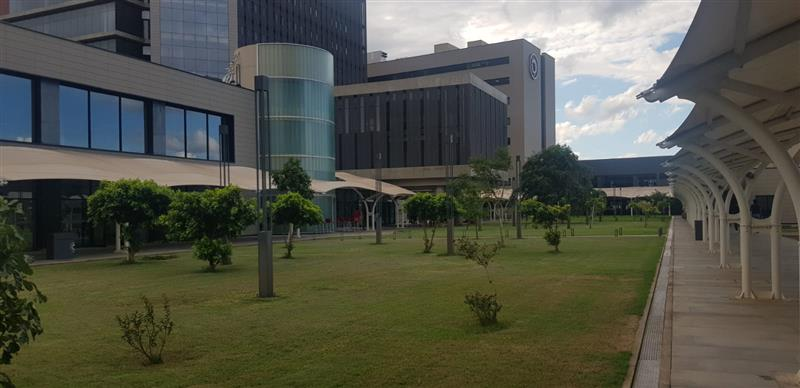
#> input picture image1.jpg, 800 x 388 px
$ python -i trabajofiltros.py   (imports and definitions only)
#> lines starting #> are read from the running program, lines starting #| are printed output that depends on the picture
#> further down, picture is the input picture: shape (388, 800, 3); mean B, G, R 73.1, 84.7, 83.2
import tkinter as tk
import cv2
import numpy as np
import matplotlib.pyplot as plt

# [3 lines not run here, left out]

image_paths = {
    "image1": "image1.jpg",
    "image2": "image2.jpg",
    "image3": "image3.jpg"
}

def apply_sepia(image):
    kernel = np.array([[0.272, 0.534, 0.131],
                       [0.349, 0.686, 0.168],
                       [0.393, 0.769, 0.189]])
    sepia = cv2.transform(image, kernel)
    return sepia

def apply_sharpen(image):
    kernel = np.array([[-1, -1, -1],
                       [-1, 9, -1],
                       [-1, -1, -1]])
    sharpened = cv2.filter2D(image, -1, kernel)
    return sharpened

def apply_edge(image):
    edges = cv2.Canny(image, 100, 200)
    return edges

def apply_grayscale(image):
    gray = cv2.cvtColor(image, cv2.COLOR_BGR2GRAY)
    return gray

def apply_invert(image):
    inverted = cv2.bitwise_not(image)
    return inverted

def apply_brightness(image, delta=30):
#> called with delta = 30
    hsv = cv2.cvtColor(image, cv2.COLOR_BGR2HSV)
#> hsv: shape (388, 800, 3); mean H, S, V 57.7, 80.8, 90.7
    h, s, v = cv2.split(hsv)
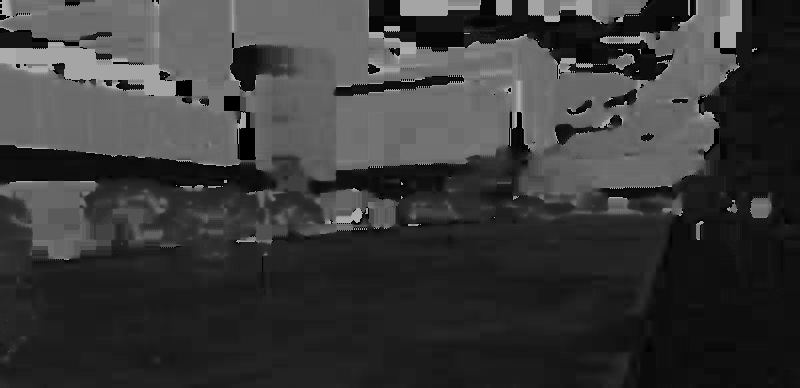
#> h: shape (388, 800); min 0, max 179, mean 57.7
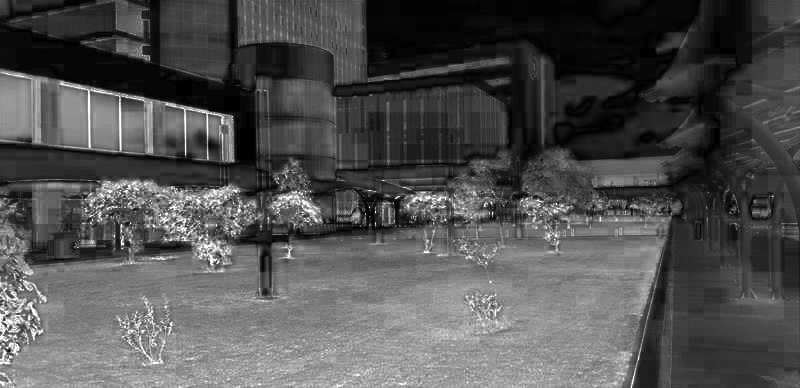
#> s: shape (388, 800); min 0, max 255, mean 80.8
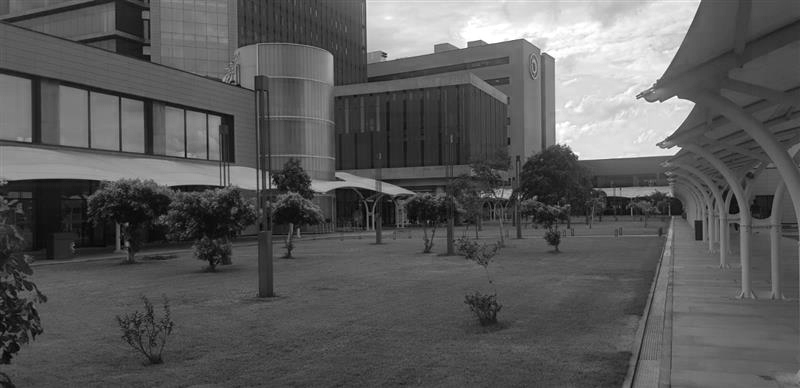
#> v: shape (388, 800); min 1, max 255, mean 90.7
    v = cv2.add(v, delta)
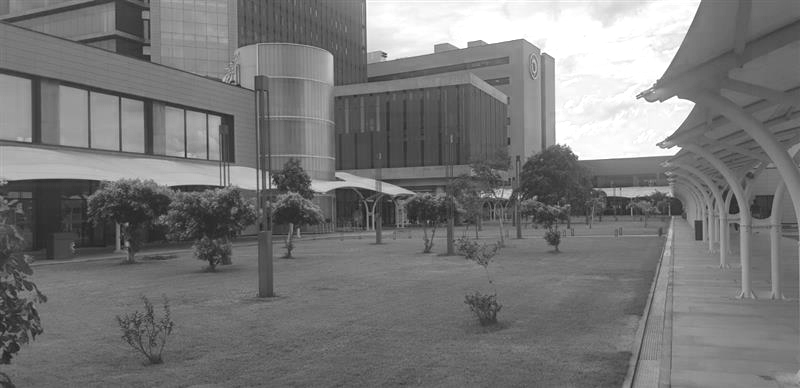
#> v: shape (388, 800); min 31, max 255, mean 120.3
    final_hsv = cv2.merge((h, s, v))
#> final_hsv: shape (388, 800, 3); mean H, S, V 57.7, 80.8, 120.3
    img_bright = cv2.cvtColor(final_hsv, cv2.COLOR_HSV2BGR)
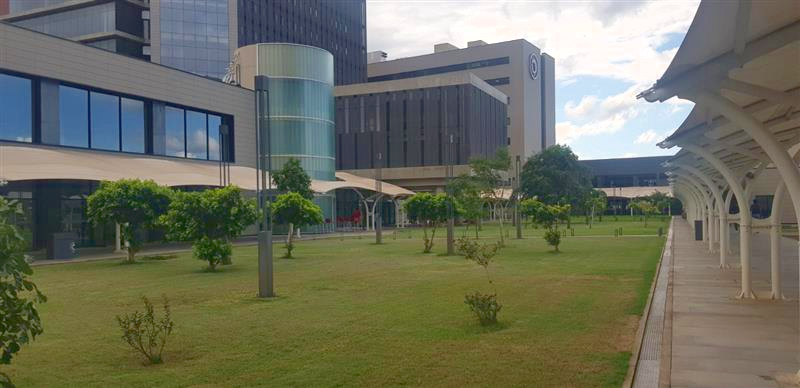
#> img_bright: shape (388, 800, 3); mean B, G, R 95.2, 111.9, 109.5
    return img_bright

def show_image(mode, image_key):
    foto = cv2.imread(image_paths[image_key])

    filter_map = {
        "original": lambda x: cv2.cvtColor(x, cv2.COLOR_BGR2RGB),
        "sepia": apply_sepia,
        "sharpen": apply_sharpen,
        "edge": apply_edge,
        "grayscale": apply_grayscale,
        "invert": apply_invert,
        "brightness": apply_brightness
    }

    result = filter_map[mode](foto)
    plt.imshow(cv2.cvtColor(result, cv2.COLOR_BGR2RGB))
    plt.title(mode)
    plt.show()

# [1 line that did not run here, left out]
# [1 line not run here, left out]
# [1 line that did not run here, left out]
# [1 line not run here, left out]

# [1 line that did not run here, left out]
# [1 line not run here, left out]
# [1 line that did not run here, left out]
# [1 line not run here, left out]

# [1 line that did not run here, left out]
# [1 line not run here, left out]
# [1 line that did not run here, left out]
# [3 lines not run here, left out]

>>> import cv2
>>> picture = cv2.imread('image1.jpg')
>>> result = apply_brightness(picture)

$ run again, on image2.jpg
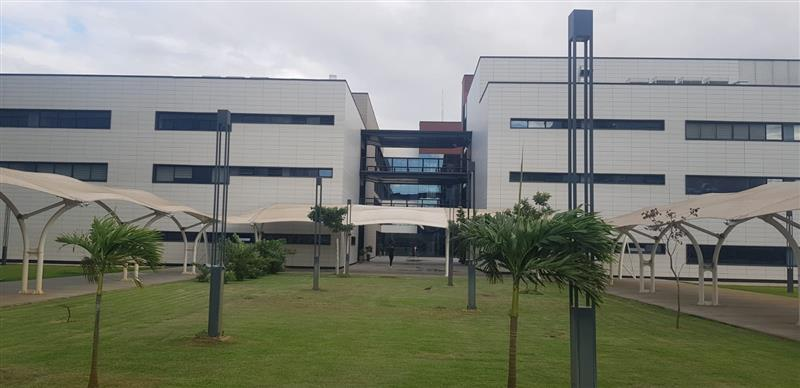
#> input picture image2.jpg, 800 x 388 px
#> picture is the input picture: shape (388, 800, 3); mean B, G, R 120.1, 130.2, 127.1
#> hsv: shape (388, 800, 3); mean H, S, V 68.2, 53.5, 134.9
#> in apply_brightness, `h, s, v = cv2.split(hsv)`:
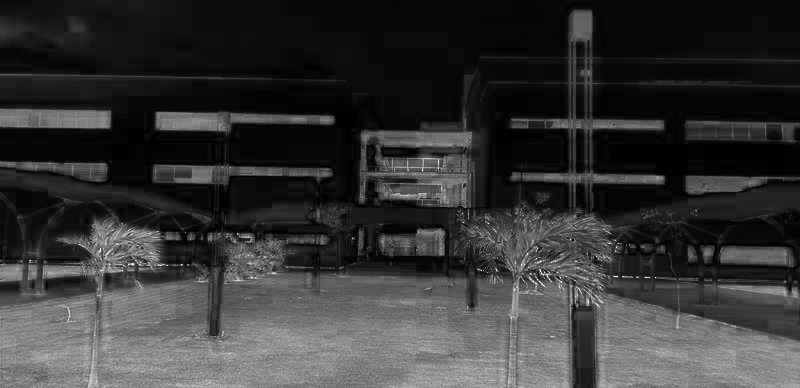
#> s: shape (388, 800); min 0, max 255, mean 53.5
#> final_hsv: shape (388, 800, 3); mean H, S, V 68.2, 53.5, 164.4
#> in apply_brightness, `img_bright = cv2.cvtColor(final_hsv, cv2.COLOR_HSV2BGR)`:
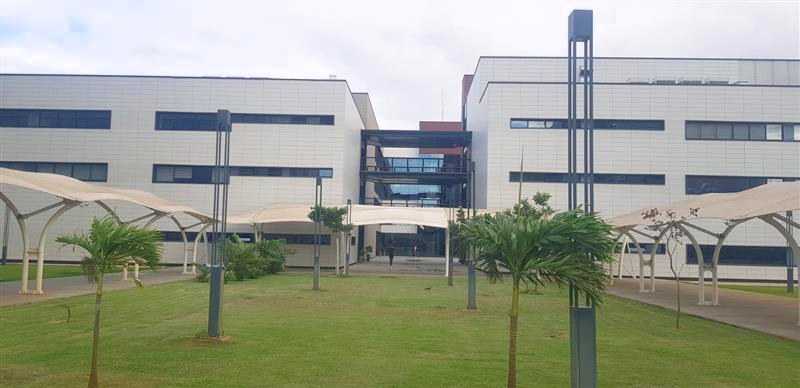
#> img_bright: shape (388, 800, 3); mean B, G, R 144.4, 158.2, 153.8

$ run again, on image3.jpg
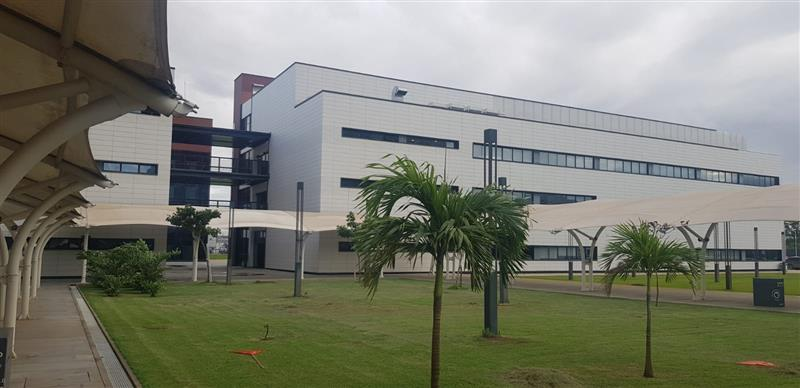
#> input picture image3.jpg, 800 x 388 px
#> picture is the input picture: shape (388, 800, 3); mean B, G, R 113.5, 126.1, 124.5
#> hsv: shape (388, 800, 3); mean H, S, V 62.5, 59.2, 130.8
#> in apply_brightness, `v = cv2.add(v, delta)`:
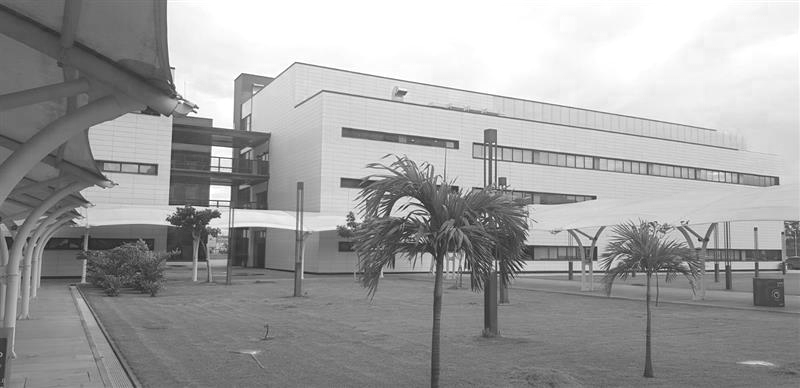
#> v: shape (388, 800); min 32, max 255, mean 160.4
#> final_hsv: shape (388, 800, 3); mean H, S, V 62.5, 59.2, 160.4
#> in apply_brightness, `img_bright = cv2.cvtColor(final_hsv, cv2.COLOR_HSV2BGR)`:
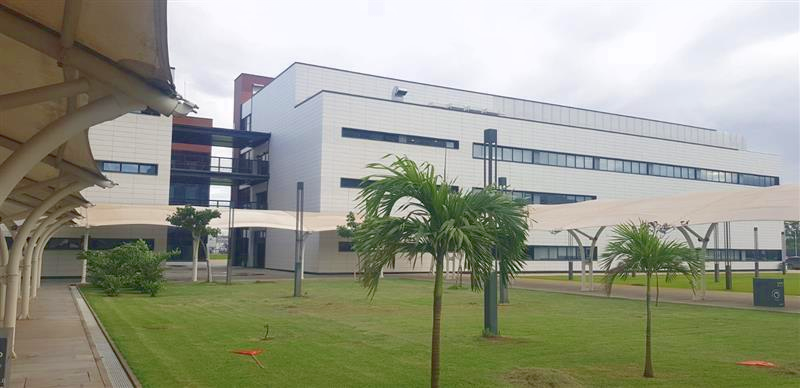
#> img_bright: shape (388, 800, 3); mean B, G, R 136.8, 154.1, 151.8
